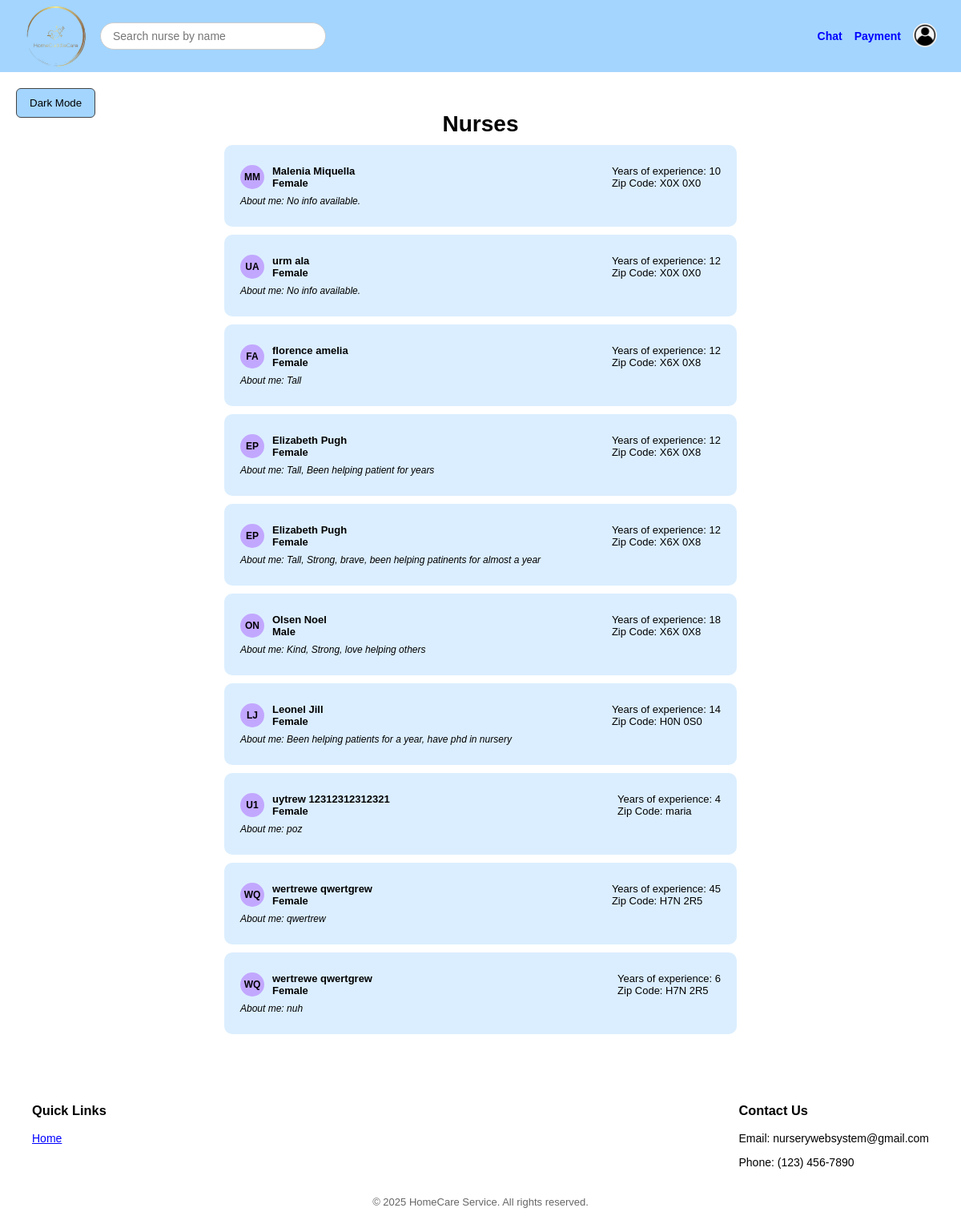
The page /index.php?controller=patient&action=mainpage (signed in) on the database its author committed.
### tables this page shows
CREATE TABLE `nurse` (
  `NurseID` int(6) NOT NULL,
  `licenseNumber` varchar(32) NOT NULL,
  `registrationFee` double NOT NULL,
  `schedule` text NOT NULL,
  `specialitiesGoodAt` text NOT NULL,
  `clientHistory` text NOT NULL,
  `feedbackReceived` text NOT NULL,
  `rating` double NOT NULL,
  `years_experience` int(11) NOT NULL,
  `info` varchar(255) NOT NULL
);

CREATE TABLE `users` (
  `Id` int(6) NOT NULL,
  `email` varchar(255) NOT NULL,
  `password` varchar(128) NOT NULL,
  `firstName` varchar(60) NOT NULL,
  `lastName` varchar(60) NOT NULL,
  `ZipCode` varchar(7) NOT NULL,
  `Gender` enum('Female','Male','Non-binary','Prefer not to say') NOT NULL,
  `createdAt` datetime NOT NULL,
  `updatedAt` datetime NOT NULL,
  `isActive` tinyint(1) NOT NULL DEFAULT 1,
  `DOB` date DEFAULT NULL
);

### Controllers/Controller.php (called while the page is built, shortened)
<?php
class Controller{
    function render($controller, $view, $data = []) {
        extract($data);
        include "Views/$controller/$view.php";
    }
}
?>

### index.php (called while the page is built, shortened)
<?php
$ct = new $controllerClassName();
$ct->route();
?>

### Models/Patients.php (called while the page is built, shortened)
<?php
class Patients extends Model {
    public static function getAllNurses() {
        $conn = Model::connect();
        $sql = "
        SELECT u.firstName, u.lastName, u.gender, u.zipCode, u.isActive, n.years_experience, n.info
        FROM nurse n
        JOIN users u ON n.NurseID = u.Id
        WHERE u.isActive = 1
        ";
        $result = $conn->query($sql);
        $nurses = [];
        while ($row = $result->fetch_object()) {
            $nurses[] = $row;
        }
        return $nurses;
    }
}

### Views/PatientMainPage/PatientMainPage.php (the view, shortened to what this page needs)
<!DOCTYPE html>
<html lang="en">
<head>
    <link rel="stylesheet" href="/NurseProject/Views/styles/PatientMainPage.css?v=1">
</head>
<body>
<div class="page-wrapper">
    <header class="top-bar">
        <div class="left-section">
            <div class="logo">
                <img src="/NurseProject/Views/images/logo.png" alt="Logo" />
            </div>
            <input type="text" id="search" placeholder="Search nurse by name" />
        </div>
        <nav>
            <a href="index.php?controller=chat&action=list">Chat</a>
            <a href="/NurseProject/Views/Payment/Payment.php">Payment</a>
            <div class="profile-icon" id="profileIcon">
                <img src="/NurseProject/Views/images/icon.jpg" alt="Profile" />
            </div>
        </nav>
    </header>
    <button class="dark-mode" id="darkModeBtn">Dark Mode</button>
    <main>
        <h1>Nurses</h1>
        <div class="container">
            <?php if (!empty($nurses)): ?>
                <?php foreach ($nurses as $row): ?>
                    <?php
                        $fullName = strtolower($row->firstName . ' ' . $row->lastName);
                        $dataName = urlencode($fullName);
                    ?>
                    <div class="nurse-card" data-name="<?php echo $dataName; ?>">
                        <div class="row">
                            <div class="info">
                                <div class="icon">
                                    <?php echo strtoupper(substr($row->firstName, 0, 1) . substr($row->lastName, 0, 1)); ?>
                                </div>
                                <div>
                                    <?php echo htmlspecialchars($row->firstName . ' ' . $row->lastName); ?><br />
                                    <?php echo htmlspecialchars(ucfirst($row->gender)); ?>
                                </div>
                            </div>
                            <div>
                                Years of experience: <?php echo htmlspecialchars($row->years_experience); ?><br />
                                Zip Code: <?php echo htmlspecialchars($row->zipCode); ?>
                            </div>
                        </div>
                        <div class="about">
                            <?php echo "About me: " . (!empty($row->info) ? htmlspecialchars($row->info) : "No info available."); ?>
                        </div>
                    </div>
                <?php endforeach; ?>
            <?php else: ?>
                <p>No nurses found.</p>
            <?php endif; ?>
        </div>
    </main>
    <footer>
        <div class="footer-content">
            <div class="footer-links">
                <h3>Quick Links</h3>
                <ul>
                    <li><a href="/NurseProject/Views/default/default.php">Home</a></li>
                </ul>
            </div>
            <div class="footer-contact">
                <h3>Contact Us</h3>
                <p>Email: nurserywebsystem@gmail.com</p>
                <p>Phone: (123) 456-7890</p>
            </div>
        </div>
        <div class="copyright">
            &copy; <?php echo date('Y'); ?> HomeCare Service. All rights reserved.
        </div>
    </footer>
</div>
</body>
</html>

### Controllers/PatientController.php (shortened to what this page needs)
<?php
include_once "Controllers/Controller.php";
include_once "Models/Patients.php";
class PatientController extends Controller {
    public function route() {
        $action = $_GET['action'] ?? "login";
        switch ($action) {
            case "mainpage":
                $nurses = Patients::getAllNurses();
                $this->render("PatientMainPage", "PatientMainPage", ["nurses" => $nurses]);
                break;
        }
    }
}

### Views/styles/PatientMainPage.css (style rules this page uses)
html, body { height: 100%; margin: 0; padding: 0; font-family: Arial, sans-serif; background: white; min-height: 100%; }
.page-wrapper { display: flex; flex-direction: column; min-height: 100vh; position: relative; }
.top-bar { display: flex; align-items: center; justify-content: space-between; background: #a3d5ff; padding: 10px 30px; height: 70px; }
.left-section { display: flex; align-items: center; gap: 15px; }
.logo { width: 80px; height: 75px; overflow: hidden; display: flex; align-items: center; justify-content: center; }
.logo img { height: 30px; transform: scale(2.8); transform-origin: center center; display: block; }
#search { padding: 8px 15px; border-radius: 20px; border: 1px solid #ccc; width: 250px; font-size: 14px; }
nav { display: flex; gap: 15px; font-size: 14px; align-items: center; }
nav a { text-decoration: none; color: blue; font-weight: bold; }
.profile-icon { position: relative; cursor: pointer; z-index: 1000; }
.profile-icon img { width: 30px; height: 30px; border-radius: 50%; }
main { flex: 1; padding: 30px 20px; text-align: center; position: relative; display: flex; flex-direction: column; }
main h1 { font-size: 28px; font-weight: bold; margin-bottom: 10px; }
.container { width: 100%; display: flex; flex-direction: column; gap: 10px; align-items: center; }
.nurse-card { background: #dbeeff; border-radius: 10px; padding: 25px 20px; text-align: left; font-size: 13px; max-width: 600px; width: 90%; cursor: pointer; }
.nurse-card .row { display: flex; justify-content: space-between; align-items: flex-start; flex-wrap: wrap; font-size: 13px; }
.nurse-card .info { display: flex; gap: 10px; align-items: center; font-weight: bold; }
.nurse-card .icon { width: 30px; height: 30px; background: #c2a7ff; color: black; display: flex; align-items: center; justify-content: center; border-radius: 50%; font-weight: bold; font-size: 12px; }
.nurse-card .about { margin-top: 8px; font-size: 12px; font-style: italic; }
.dark-mode { position: absolute; top: 110px; left: 20px; background: #a3d5ff; border: 1px solid #444; padding: 10px 16px; cursor: pointer; border-radius: 6px; z-index: 1000; }
footer { background: white; padding: 40px 40px 20px; font-size: 14px; margin-top: auto; }
.footer-content { display: flex; justify-content: space-between; flex-wrap: wrap; gap: 30px; }
.footer-links ul { list-style: none; padding: 0; }
.footer-links ul li a { color: blue; text-decoration: underline; }
footer .copyright { text-align: center; width: 100%; margin-top: 20px; font-size: 13px; color: #666; }

### rows shown on the page
nurse: NurseID.lastName "MM", NurseID.lastName "Malenia Miquella", NurseID.Gender "Female", years_experience "10", NurseID.ZipCode "X0X 0X0", shows "No info available."
nurse: NurseID.lastName "UA", NurseID.lastName "urm ala", NurseID.Gender "Female", years_experience "12", NurseID.ZipCode "X0X 0X0", shows "No info available."
nurse: NurseID.lastName "FA", NurseID.lastName "florence amelia", NurseID.Gender "Female", years_experience "12", NurseID.ZipCode "X6X 0X8", info "Tall"
nurse: NurseID.lastName "EP", NurseID.lastName "Elizabeth Pugh", NurseID.Gender "Female", years_experience "12", NurseID.ZipCode "X6X 0X8", info "Tall, Been helping patient for years"
nurse: NurseID.lastName "EP", NurseID.lastName "Elizabeth Pugh", NurseID.Gender "Female", years_experience "12", NurseID.ZipCode "X6X 0X8", info "Tall, Strong, brave, been helping patinents for almost a year"
nurse: NurseID.lastName "ON", NurseID.lastName "Olsen Noel", NurseID.Gender "Male", years_experience "18", NurseID.ZipCode "X6X 0X8", info "Kind, Strong, love helping others"
nurse: NurseID.lastName "LJ", NurseID.lastName "Leonel Jill", NurseID.Gender "Female", years_experience "14", NurseID.ZipCode "H0N 0S0", info "Been helping patients for a year, have phd in nursery"
nurse: NurseID.lastName "U1", NurseID.lastName "uytrew 12312312312321", NurseID.Gender "Female", years_experience "4", NurseID.ZipCode "maria", info "poz"
nurse: NurseID.lastName "WQ", NurseID.lastName "wertrewe qwertgrew", NurseID.Gender "Female", years_experience "45", NurseID.ZipCode "H7N 2R5", info "qwertrew"
nurse: NurseID.lastName "WQ", NurseID.lastName "wertrewe qwertgrew", NurseID.Gender "Female", years_experience "6", NurseID.ZipCode "H7N 2R5", info "nuh"
